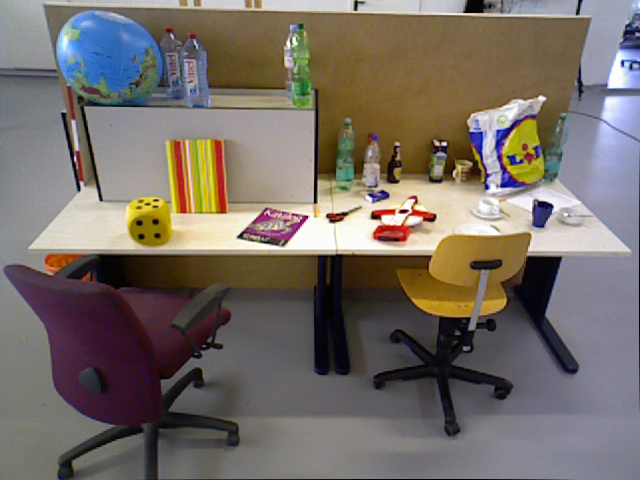
%> input picture Zhuo Wang_lab07/Q2_data/img_pair_1/1.png, 640 x 480 px
$ octave P2.m   (GNU Octave 9; MATLAB toolbox functions it lacks are replaced by stand-ins)
%> lines starting %> are read from the running program, lines starting %| are printed output that depends on the picture
clc;
clear;
close all;
format long;

%Run the 'vl_setup' file before running it
I1 = rgb2gray(imread('Q2_data\img_pair_1\1.png'));
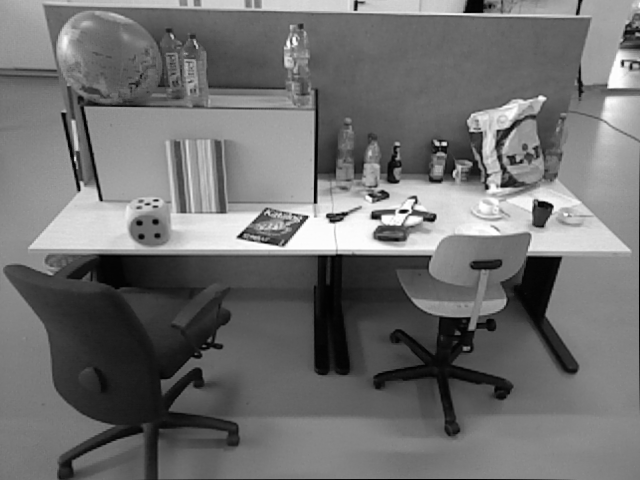
%> I1: size 480x640 uint8; min 0, max 254, mean 111.4
I2 = rgb2gray(imread('Q2_data\img_pair_1\2.png'));
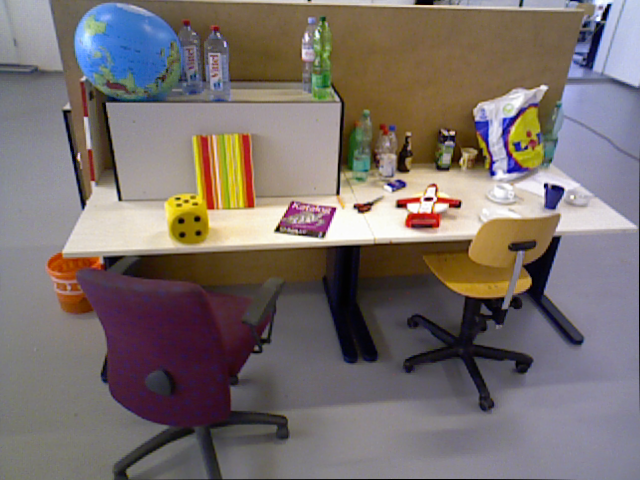
%> input picture Zhuo Wang_lab07/Q2_data/img_pair_1/2.png, 640 x 480 px
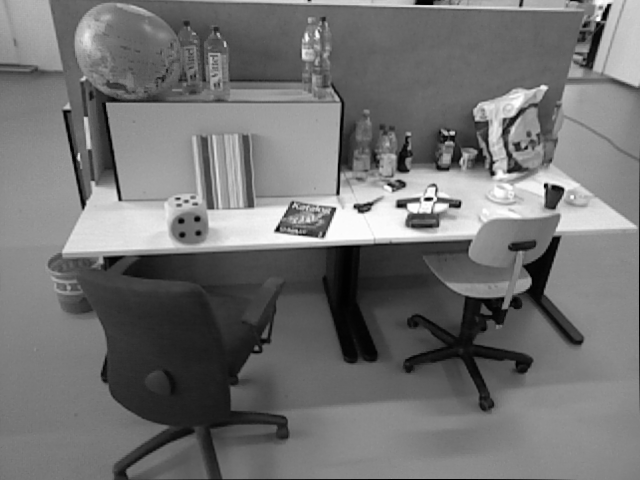
%> I2: size 480x640 uint8; min 0, max 254, mean 113.8
I3 = rgb2gray(imread('Q2_data\img_pair_2\1.png'));
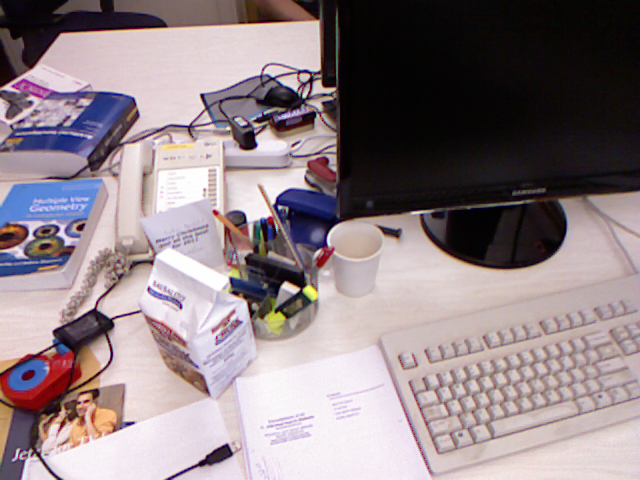
%> input picture Zhuo Wang_lab07/Q2_data/img_pair_2/1.png, 640 x 480 px
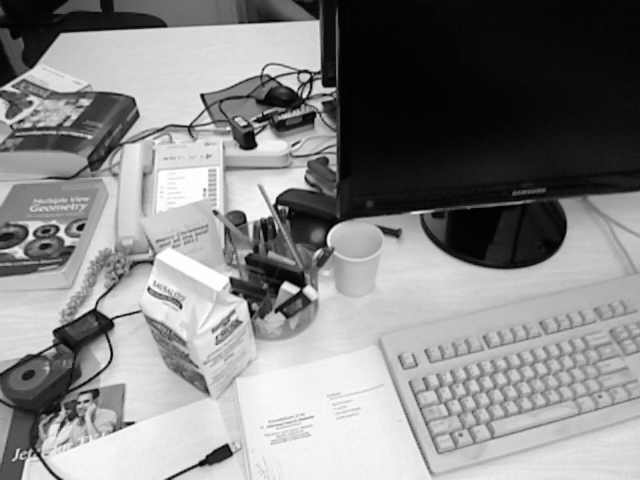
%> I3: size 480x640 uint8; min 1, max 254, mean 134.2
I4 = rgb2gray(imread('Q2_data\img_pair_2\2.png'));
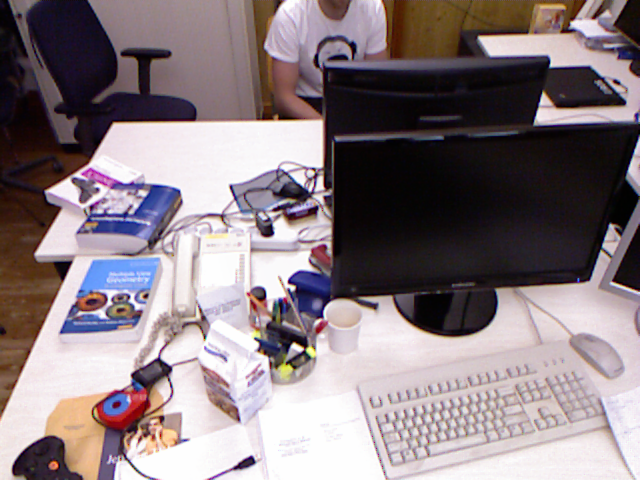
%> input picture Zhuo Wang_lab07/Q2_data/img_pair_2/2.png, 640 x 480 px
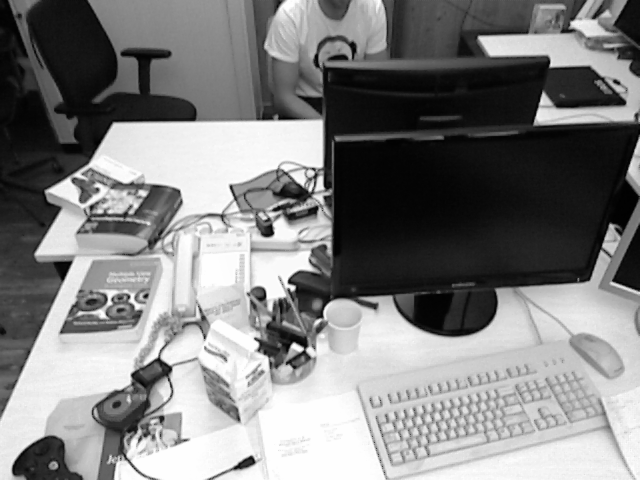
%> I4: size 480x640 uint8; min 1, max 254, mean 129.1

%> (the run ends here)
